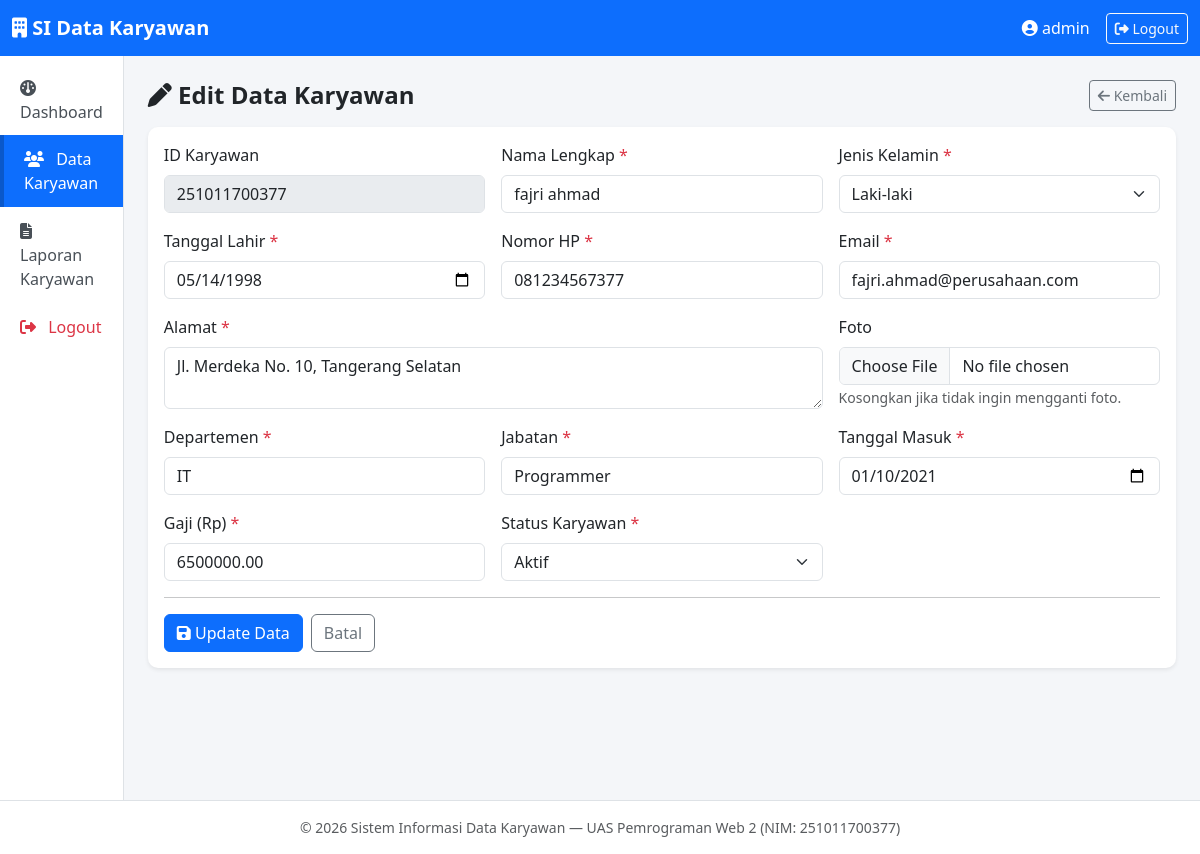
Screenshot of /view/karyawan/edit.php?id=251011700377 (signed in) with the database file from the repository.
### tables this page shows
CREATE TABLE IF NOT EXISTS karyawan (
    id VARCHAR(20) NOT NULL,
    nama VARCHAR(100) NOT NULL,
    jenis_kelamin ENUM('Laki-laki','Perempuan') NOT NULL,
    tanggal_lahir DATE NOT NULL,
    alamat TEXT NOT NULL,
    telepon VARCHAR(20) NOT NULL,
    email VARCHAR(100) NOT NULL,
    departemen VARCHAR(50) NOT NULL,
    jabatan VARCHAR(50) NOT NULL,
    tanggal_masuk DATE NOT NULL,
    gaji DECIMAL(15,2) NOT NULL DEFAULT 0,
    status ENUM('Aktif','Non-Aktif','Cuti') NOT NULL DEFAULT 'Aktif',
    foto VARCHAR(255) DEFAULT NULL,
    created_at TIMESTAMP NOT NULL DEFAULT CURRENT_TIMESTAMP,
    PRIMARY KEY (id)
);

### controller/KaryawanController.php (called while the page is built, shortened)
<?php
require_once __DIR__ . "/../config/Database.php";
require_once __DIR__ . "/../model/Karyawan.php";
class KaryawanController
{
    private $karyawanModel;
    public function __construct()
    {
        $database = new Database();
        $this->db = $database->getConnection();
        $this->karyawanModel = new Karyawan($this->db);
    }
    public function getKaryawanById($id)
    {
        return $this->karyawanModel->getById($id);
    }
}

### config/Database.php (called while the page is built, shortened)
<?php
class Database
{
    private $host = "localhost";
    private $db_name = "db_karyawan";
    private $username = "root";
    private $password = "";
    private $charset = "utf8mb4";
    public function getConnection()
    {
        $this->conn = null;
        try {
            $dsn = "mysql:host=" . $this->host . ";dbname=" . $this->db_name . ";charset=" . $this->charset;
            $options = [
                PDO::ATTR_ERRMODE            => PDO::ERRMODE_EXCEPTION,
                PDO::ATTR_DEFAULT_FETCH_MODE => PDO::FETCH_ASSOC,
                PDO::ATTR_EMULATE_PREPARES   => false,
            ];
            $this->conn = new PDO($dsn, $this->username, $this->password, $options);
        } catch (PDOException $e) {
            die("Koneksi database gagal: " . $e->getMessage() .
                "<br>Pastikan MySQL di XAMPP sudah berjalan dan database 'db_karyawan' sudah diimport.");
        }
        return $this->conn;
    }
}

### model/Karyawan.php (called while the page is built, shortened)
<?php
class Karyawan
{
    private $conn;
    private $table = "karyawan";
    public function __construct($db)
    {
        $this->conn = $db;
    }
    public function getById($id)
    {
        $query = "SELECT * FROM " . $this->table . " WHERE id = :id LIMIT 1";
        $stmt = $this->conn->prepare($query);
        $stmt->bindParam(":id", $id);
        $stmt->execute();
        return $stmt->fetch();
    }
}

### view/karyawan/edit.php (the view, shortened to what this page needs)
<?php
require_once __DIR__ . "/../../controller/KaryawanController.php";
$karyawanController = new KaryawanController();
$id = $_GET['id'] ?? '';
$karyawan = $karyawanController->getKaryawanById($id);
require __DIR__ . "/../partials/header.php";
require __DIR__ . "/../partials/sidebar.php";
?>
<main class="main-content flex-grow-1 p-4">
    <div class="d-flex justify-content-between align-items-center mb-3">
        <h4 class="fw-bold mb-0"><i class="fa-solid fa-pen"></i> Edit Data Karyawan</h4>
        <a href="index.php" class="btn btn-outline-secondary btn-sm"><i class="fa-solid fa-arrow-left"></i> Kembali</a>
    </div>
    <div class="card border-0 shadow-sm">
        <div class="card-body">
            <form method="POST" action="edit.php?id=<?= urlencode($id) ?>" enctype="multipart/form-data" id="formEdit">
                <div class="row g-3">
                    <div class="col-md-4">
                        <label class="form-label">ID Karyawan</label>
                        <input type="text" class="form-control" value="<?= htmlspecialchars($karyawan['id']) ?>" disabled>
                    </div>
                    <div class="col-md-4">
                        <label class="form-label">Nama Lengkap <span class="text-danger">*</span></label>
                        <input type="text" name="nama" class="form-control" required
                               value="<?= htmlspecialchars($karyawan['nama']) ?>">
                    </div>
                    <div class="col-md-4">
                        <label class="form-label">Jenis Kelamin <span class="text-danger">*</span></label>
                        <select name="jenis_kelamin" class="form-select" required>
                            <option value="Laki-laki" <?= $karyawan['jenis_kelamin'] === 'Laki-laki' ? 'selected' : '' ?>>Laki-laki</option>
                        </select>
                    </div>
                    <div class="col-md-4">
                        <label class="form-label">Tanggal Lahir <span class="text-danger">*</span></label>
                        <input type="date" name="tanggal_lahir" class="form-control" required
                               value="<?= htmlspecialchars($karyawan['tanggal_lahir']) ?>">
                    </div>
                    <div class="col-md-4">
                        <label class="form-label">Nomor HP <span class="text-danger">*</span></label>
                        <input type="text" name="telepon" class="form-control" pattern="[0-9]+" title="Hanya boleh angka" required
                               value="<?= htmlspecialchars($karyawan['telepon']) ?>">
                    </div>
                    <div class="col-md-4">
                        <label class="form-label">Email <span class="text-danger">*</span></label>
                        <input type="email" name="email" class="form-control" required
                               value="<?= htmlspecialchars($karyawan['email']) ?>">
                    </div>
                    <div class="col-md-8">
                        <label class="form-label">Alamat <span class="text-danger">*</span></label>
                        <textarea name="alamat" class="form-control" rows="2" required><?= htmlspecialchars($karyawan['alamat']) ?></textarea>
                    </div>
                    <div class="col-md-4">
                        <label class="form-label">Foto</label>
                        <input type="file" name="foto" class="form-control" accept=".jpg,.jpeg,.png">
                        <small class="text-muted">Kosongkan jika tidak ingin mengganti foto.</small>
                    </div>
                    <div class="col-md-4">
                        <label class="form-label">Departemen <span class="text-danger">*</span></label>
                        <input type="text" name="departemen" class="form-control" required
                               value="<?= htmlspecialchars($karyawan['departemen']) ?>">
                    </div>
                    <div class="col-md-4">
                        <label class="form-label">Jabatan <span class="text-danger">*</span></label>
                        <input type="text" name="jabatan" class="form-control" required
                               value="<?= htmlspecialchars($karyawan['jabatan']) ?>">
                    </div>
                    <div class="col-md-4">
                        <label class="form-label">Tanggal Masuk <span class="text-danger">*</span></label>
                        <input type="date" name="tanggal_masuk" class="form-control" required
                               value="<?= htmlspecialchars($karyawan['tanggal_masuk']) ?>">
                    </div>
                    <div class="col-md-4">
                        <label class="form-label">Gaji (Rp) <span class="text-danger">*</span></label>
                        <input type="number" name="gaji" class="form-control" min="0" step="1000" required
                               value="<?= htmlspecialchars($karyawan['gaji']) ?>">
                    </div>
                    <div class="col-md-4">
                        <label class="form-label">Status Karyawan <span class="text-danger">*</span></label>
                        <select name="status" class="form-select" required>
                            <option value="Aktif" <?= $karyawan['status'] === 'Aktif' ? 'selected' : '' ?>>Aktif</option>
                        </select>
                    </div>
                </div>
                <hr>
                <div class="d-flex gap-2">
                    <button type="submit" class="btn btn-primary"><i class="fa-solid fa-save"></i> Update Data</button>
                    <a href="index.php" class="btn btn-outline-secondary">Batal</a>
                </div>
            </form>
        </div>
    </div>
</main>
<?php require __DIR__ . "/../partials/footer.php"; ?>

### assets/css/style.css (style rules this page uses)
:root { --primary-blue: #0d6efd; --dark-blue: #0a58ca; --light-gray: #f4f6f9; --border-gray: #e2e6ea; }
body { background-color: var(--light-gray); font-family: 'Segoe UI', Arial, sans-serif; }
.main-content { background-color: var(--light-gray); min-height: calc(100vh - 56px); }
.card { border-radius: 10px; }

### rows the page displays
karyawan: id "251011700377", nama "fajri ahmad", jenis_kelamin "Laki-laki", tanggal_lahir "05/14/1998", telepon "081234567377", email "fajri.ahmad@perusahaan.com", alamat "Jl. Merdeka No. 10, Tangerang Selatan", departemen "IT", jabatan "Programmer", tanggal_masuk "01/10/2021", gaji "6500000.00", status "Aktif"

### other values shown
$_SESSION['username'] "admin"
